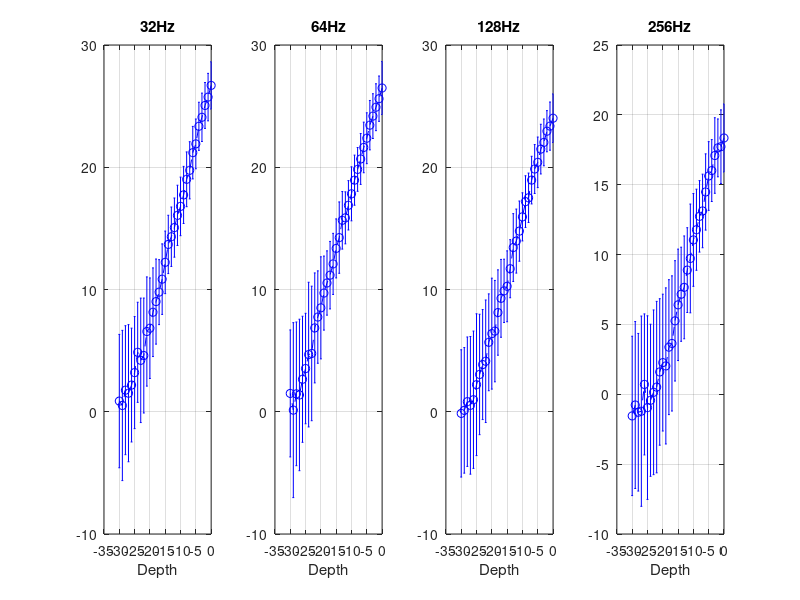

Source code (MATLAB): (Note: this script raises an error after producing the figure.)
% scatter and fitting of RA for 32 Hz and -5 dB depth
load('RA_model(allCFsCarrier)model1.mat')

%% scatter for all modulation rates and depth
Depth = -(0:30);
Fre = [32 64 128 256];
for i=1:4
    for j=1:length(Depth)
        RA_mean(i,j) = mean(RA_model(i,j,:));
        RA_std(i,j) = std(RA_model(i,j,:),1);
    end
end

figure
for i=1:4
    subplot(1,4,i);
    errorbar(Depth,RA_mean(i,:),RA_std(i,:),'--ob');
    title([num2str(Fre(i)),'Hz']);
    xlabel('Depth');
    xlim([-35 0]);
    grid on;
    hold off;
end
res = zeros(4,length(Depth));
for i=1:4
    for j=1:length(Depth)
        res(i,j) = 10^(RA_mean(i,j)/20);
    end
end

%% scatter and fitting for 32 Hz and -5 dB

load('A0.mat')
fm_index = 4;
p0 = A0(fm_index,:);
para = lsqcurvefit(@myfun,p0,Depth,RA_mean(fm_index,:),[0 -30 0],[1 0 1]);
figure
hold on;
for i1 = 1:length(Depth)
    for count=1:100
        sc = plot(Depth(i1),RA_model(fm_index,i1,count),'*','color',[0.7 0.7 0.7],'markersize',3);
    end
end
eb = errorbar(Depth,RA_mean(fm_index,:),RA_std(fm_index,:),'--sk','MarkerSize',4,'MarkerEdgeColor','k','MarkerFaceColor','w','linewidth',1);
ft = plot(Depth,myfun(para,Depth),'r-','linewidth',2);
line([para(2) para(2)],[-27 15],'linestyle','--','color','b','linewidth',1)
text(para(2)+2,-5,['T = ' num2str(roundn(para(2),-2)) ' dB'],'color','b','fontsize',12)

lg = legend([sc,eb,ft],'individual','average','fitting curve');
set(lg,'location','northwest')
xlabel('Modulation depth (dB)');
ylabel('Relative amplitude (dB)','fontsize',14)
axis([-32 2 -10 30]);
set(gca,'FontSize',14)
box on
